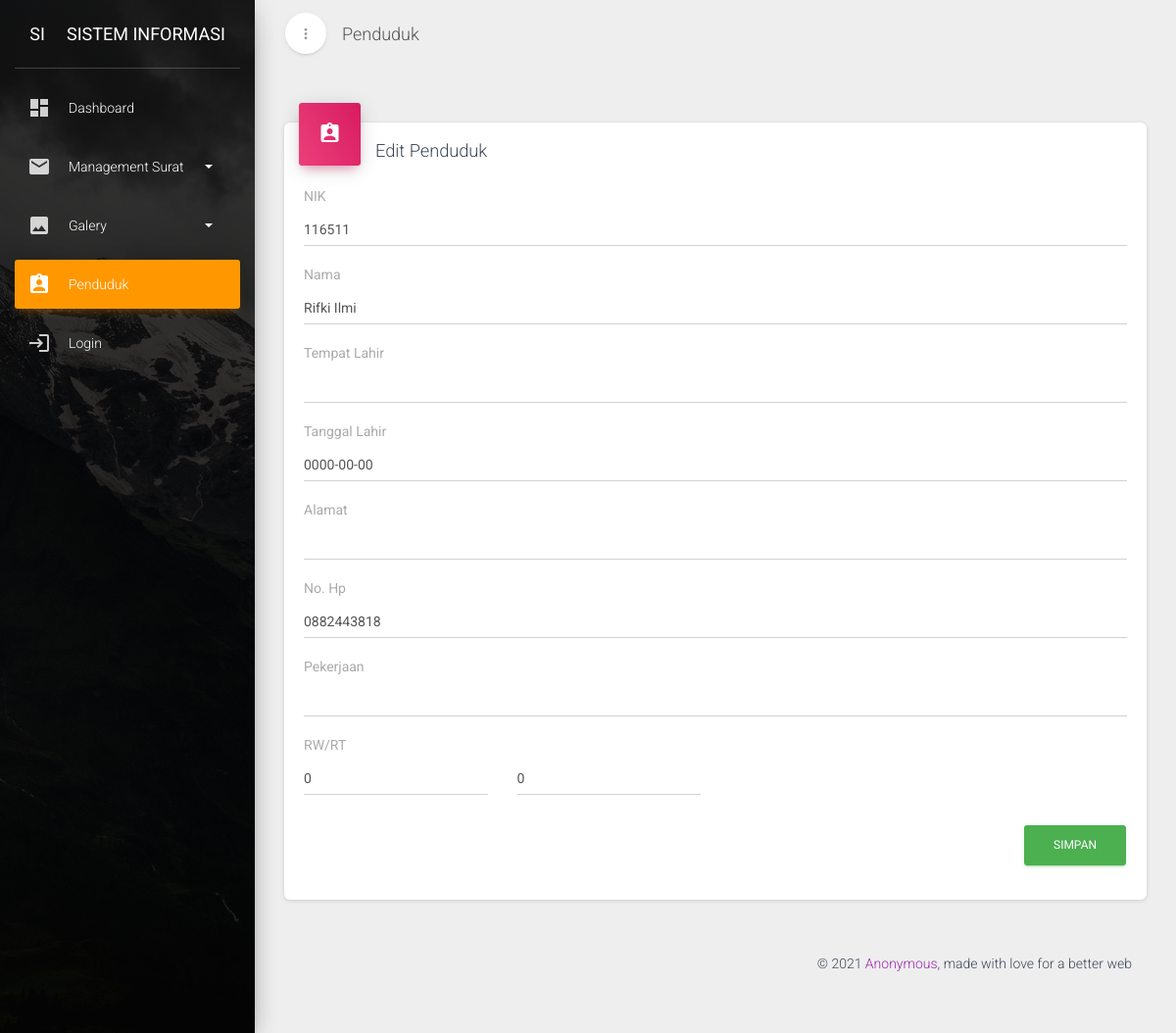
/penduduk/edit/116511, run on the app's committed database.
### tables this page shows
CREATE TABLE `penduduk` (
  `nik` varchar(20) NOT NULL,
  `nama` varchar(100) NOT NULL,
  `no_hp` varchar(100) NOT NULL,
  `tmpt_lhr` varchar(50) NOT NULL,
  `tgl_lhr` date NOT NULL,
  `pekerjaan` varchar(50) NOT NULL,
  `alamat` varchar(100) NOT NULL,
  `rt` int(11) NOT NULL,
  `rw` int(11) NOT NULL
);

### application/controllers/Penduduk.php (called while the page is built, shortened)
<?php
class Penduduk extends CI_Controller
{
    public function __construct()
    {
        $this->load->helper(array('form', 'url'));
        $this->load->library('form_validation');
        $this->load->model('M_Penduduk');
    }
    public function edit($id)
    {
        $this->form_validation->set_rules('nik', 'NIK', 'required|trim');
        $this->form_validation->set_rules('nama', 'Nama', 'required|trim');
        $this->form_validation->set_rules('no_hp', 'No Hp', 'required|trim');
        $this->form_validation->set_rules('tmpt_lhr', 'Tempat Lahir', 'required|trim');
        $this->form_validation->set_rules('tgl_lhr', 'Tanggal Lahir', 'required');
        $this->form_validation->set_rules('pekerjaan', 'Pekerjaan', 'required|trim');
        $this->form_validation->set_rules('alamat', 'Alamat', 'required|trim');
        $this->form_validation->set_rules('rt', 'RT', 'required|trim');
        $this->form_validation->set_rules('rw', 'RW', 'required|trim');
        if ($this->form_validation->run() == FALSE) {
            $judul = [
                'title' => 'Penduduk',
                'sub_title' => 'Edit Penduduk'
            ];
            $data['penduduk'] = $this->db->get_where('penduduk', ['nik' => $id])->row_array();
            $this->load->view('templates/header', $judul);
            $this->load->view('penduduk/edit', $data);
            $this->load->view('templates/footer');
        }
    }
}

### index.php (called while the page is built, shortened)
<?php
require_once BASEPATH.'core/CodeIgniter.php';

### application/views/penduduk/edit.php (the view, shortened to what this page needs)
<div class="content">
    <div class="container-fluid">
        <div class="row">
            <div class="col-md-12">
                <div class="card">
                    <?php echo form_open_multipart(); ?>
                    <div class="card-header card-header-icon" data-background-color="rose">
                        <i class="material-icons">assignment_ind</i>
                    </div>
                    <div class="card-content">
                        <h4 class="card-title">Edit Penduduk</h4>
                        <div class="form-group">
                            <label class="label-control">NIK</label>
                            <input class="form-control" name="nik" id="nik" type="text" value="<?= $penduduk['nik']; ?>" />
                        </div>
                        <div class="form-group">
                            <label class="label-control">Nama</label>
                            <input class="form-control" name="nama" id="nama" type="text" value="<?= $penduduk['nama']; ?>" />
                        </div>
                        <div class="form-group">
                            <label class="label-control">Tempat Lahir</label>
                            <input class="form-control" name="tmpt_lhr" id="tmpt_lhr" type="text" value="<?= $penduduk['tmpt_lhr']; ?>" />
                        </div>
                        <div class="form-group">
                            <label class="label-control">Tanggal Lahir</label>
                            <input type="text" class="form-control datepicker" name="tgl_lhr" id="tgl_lhr" value="<?= $penduduk['tgl_lhr']; ?>" />
                        </div>
                        <div class="form-group">
                            <label class="label-control">Alamat</label>
                            <input class="form-control" name="alamat" id="alamat" type="text" value="<?= $penduduk['alamat']; ?>" />
                        </div>
                        <div class="form-group">
                            <label class="label-control">No. Hp</label>
                            <input class="form-control" name="no_hp" id="no_hp" type="text" value="<?= $penduduk['no_hp']; ?>" />
                        </div>
                        <div class="form-group">
                            <label class="label-control">Pekerjaan</label>
                            <input class="form-control" name="pekerjaan" id="pekerjaan" type="text" value="<?= $penduduk['pekerjaan']; ?>" />
                        </div>
                        <div class="form-group">
                            <label class="label-control">RW/RT</label>
                            <div class="row">
                                <div class="col-md-3">
                                    <input class="form-control" placeholder="RW" name="rw" id="rw" type="number" value="<?= $penduduk['rw']; ?>" />
                                </div>
                                <div class="col-md-3">
                                    <input class="form-control" placeholder="RT" name="rt" id="rt" type="number" value="<?= $penduduk['rt']; ?>" />
                                </div>
                            </div>
                        </div>
                        <div class="category form-category">
                            <div class="form-footer text-right">
                                <button type="submit" class="btn btn-success btn-fill">simpan</button>
                            </div>
                        </div>
                        </form>
                    </div>
                </div>
            </div>
        </div>
    </div>

### data on the page
penduduk: nik "116511", nama "Rifki Ilmi", tgl_lhr "0000-00-00", no_hp "0882443818", rw "0", rt "0"

### other printed values
$title "Penduduk"
